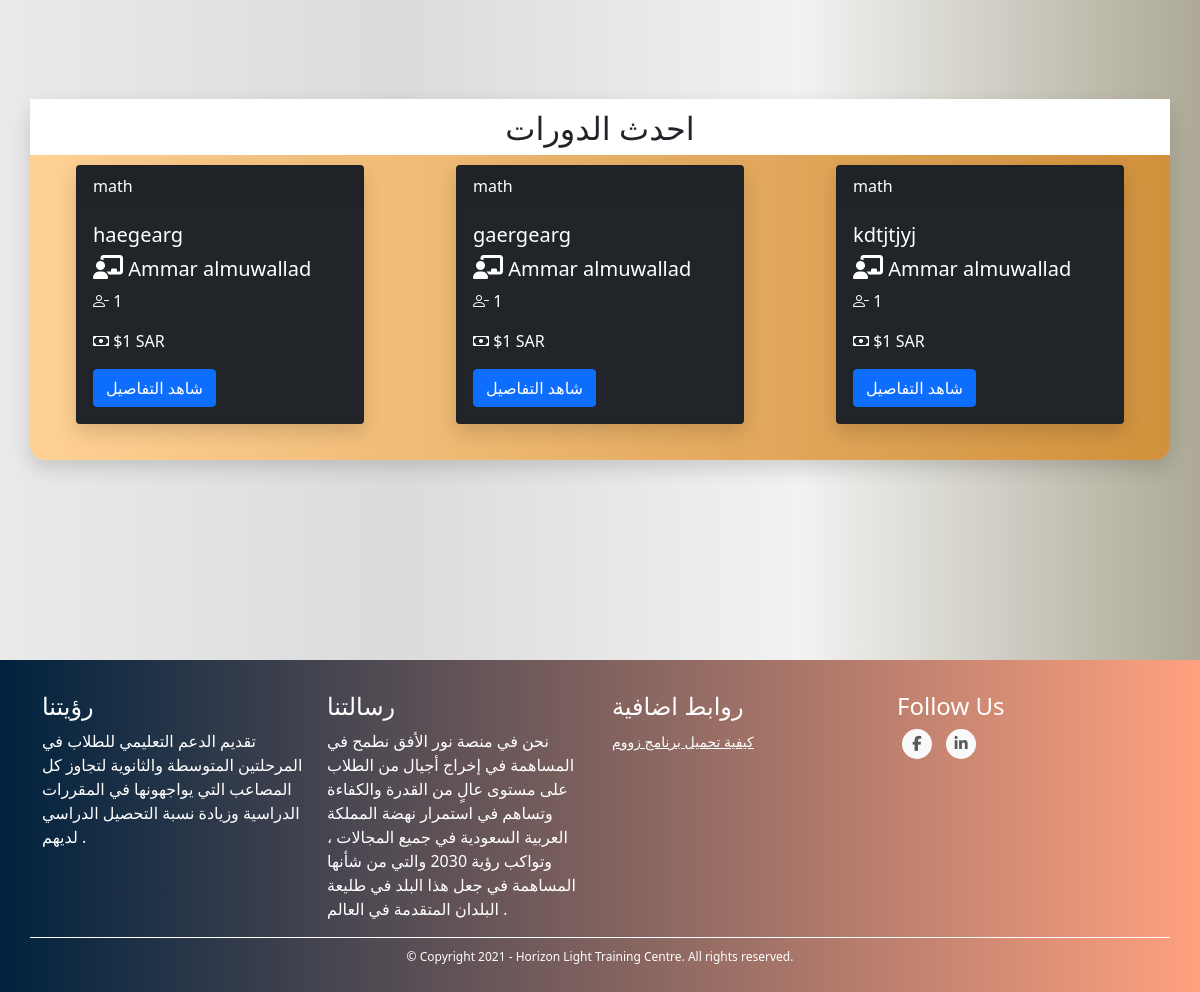
Before: / (lower part) with the older database file.
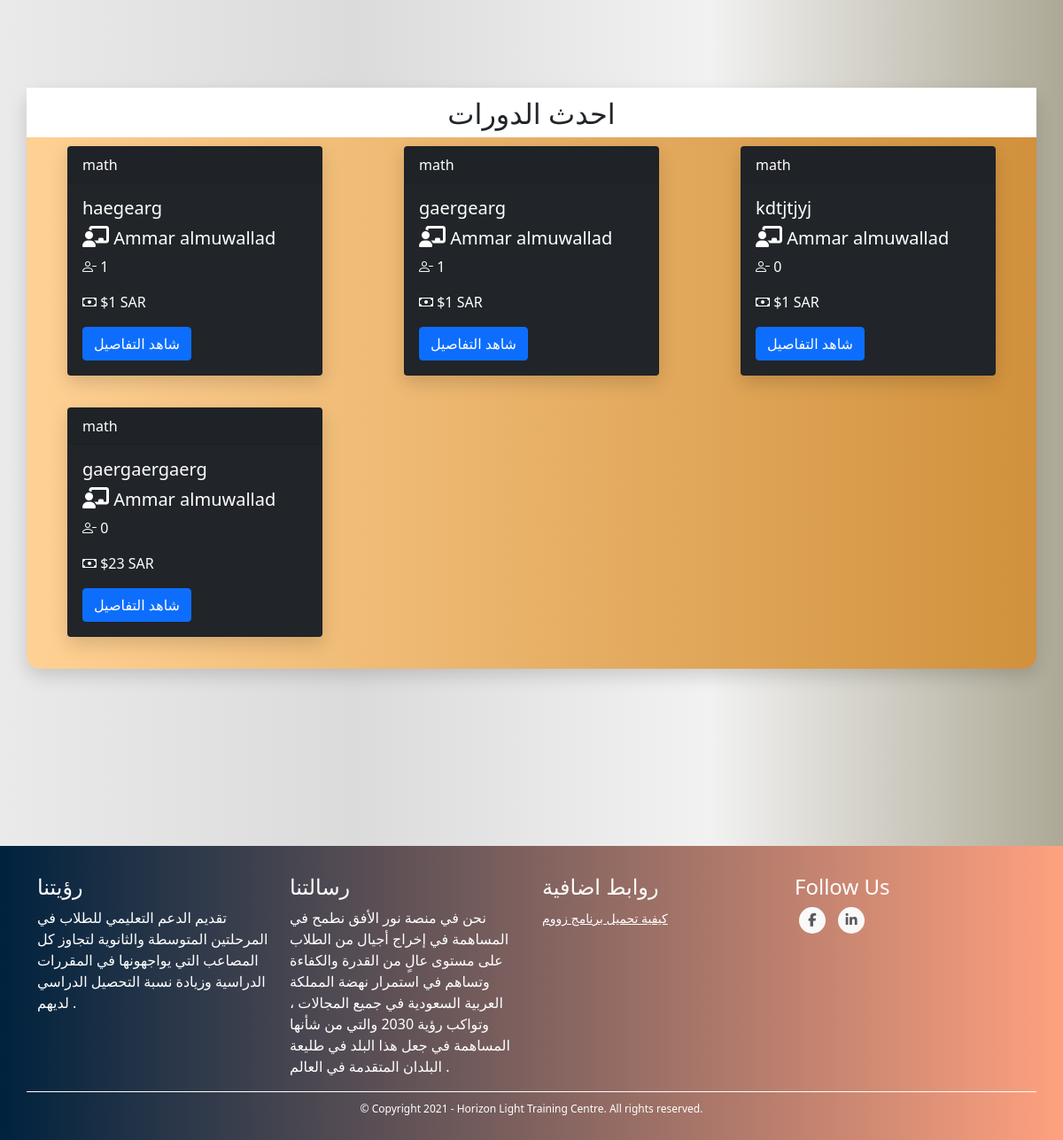
After: the same page with the newer database file.
### TUTOR/models.py (models this page shows, shortened)
class CourseModel(db.Model):
    id = db.Column(db.Integer, primary_key=True)
    name = db.Column(db.String(130), nullable=False)
    description = db.Column(db.String(1000), nullable=False)
    subject = db.Column(db.String(), nullable=False)
    price = db.Column(db.Integer, nullable=False)
    min_students = db.Column(db.Integer, nullable=False)
    max_students = db.Column(db.Integer, nullable=False)
    currency = db.Column(db.String(3), nullable=False)
    began = db.Column(db.Boolean, nullable=False, default=False)
    ended = db.Column(db.Boolean, nullable=False, default=False)
    course_type = db.Column(db.Integer, nullable=False) # 1 for start when min number # 2 for start with min and date
    _period = db.Column(db.Integer, nullable=True) # days
    _start_date = db.Column(db.DateTime, nullable=True)
    _end_date = db.Column(db.DateTime, nullable=True)
    links = db.Column(db.String(), nullable=False) # {"zoom_for_tutor": "link", "zoom_for_students": "link", ...}
    weekly_time_table_json  = db.Column(db.String(1000), nullable=False) # {"saturday": {"from": ..., "to": ...}, ...}
    _state = db.Column(db.String(), nullable=False, default=json.dumps({"state_code": 1, "state_string": "لم تبدأ بعد", "allowed_actions": ["join", "view", "start", "cancel"]})) # {"state_code": 2, "state_string": "قائم", "allowed_actions": ["view", "end"]} {"state_code": 3, "state_string": "انتهى", "allowed_actions": ["delete"]} {"state_code": 4, "state_string": "ملغي", "allowed_actions": ["delete"]}
    number_of_students_paid = db.Column(db.Integer, nullable=False, default=0)
    have_sent_first_payment_emails = db.Column(db.Boolean, nullable=False, default=False)
    created_by_admin = db.Column(db.Boolean, nullable=False)
    creation_date = db.Column(db.DateTime, nullable=False, default=datetime.utcnow)
    payment_model = db.relationship('PaymentModel', backref='course', uselist=False)
    tutor_data_model_id = db.Column(db.Integer, db.ForeignKey('tutor_data_model.id'),
        nullable=False)
    @property
    def number_of_participants(self):
        return len(self.students)
    @property
    def empty_seats(self):
        return self.max_students - self.number_of_participants
    def link(self, name):
        return json.loads(self.links)[name]
    def start(self):
        self.began = True
        self._state = json.dumps({"state_code": 2, "state_string": "قائم", "allowed_actions": ["view", "end", "cancel"]})
        if self.course_type == 1:
            now = datetime.date(datetime.utcnow())
            self._start_date = now
            self._end_date = now + timedelta(days=self.period)
        db.session.commit()
        for sdm in self.students: # the paymetn is when a student joins not when the course begins bcz the course wont begin if students didn't pay
            send_student_course_start_email(sdm.user, self)
        send_tutor_course_start_email(self.tutor.user, self)
        return True
    def end(self):
        self.ended = True
        self._state = json.dumps({"state_code": 3, "state_string": "انتهى", "allowed_actions": ["delete"]})
        db.session.commit()
        for sdm in self.students:
            send_student_course_ended_email(sdm.user, self)
        send_tutor_course_ended_email(self.tutor.user, self)
        return True
    def cancel(self):
        self._state = json.dumps({"state_code": 4, "state_string": "ملغي", "allowed_actions": ["delete"]})
        db.session.commit()
        self.payment_model.refund_all()
        for sdm in self.students:
            send_student_course_canceled_email(sdm.user, self)
        send_tutor_course_canceled_email(self.tutor.user, self)

class UserModel(db.Model, UserMixin):
    id = db.Column(db.Integer, primary_key=True)
    first_name = db.Column(db.String(128), nullable=False)
    last_name = db.Column(db.String(128), nullable=False)
    username = db.Column(db.String(20), unique=True, nullable=False)
    email = db.Column(db.String(256), unique=True, nullable=False)
    password = db.Column(db.String(255), nullable=False)
    user_type = db.Column(db.String(30), nullable=False)
    _gender = db.Column(db.Boolean, nullable=False, default=True)
    email_confirmation_code = db.Column(db.String(5), nullable=True)
    is_confirmed = db.Column(db.Boolean, nullable=False, default=False)
    creation_date = db.Column(db.DateTime, nullable=False, default=datetime.utcnow)
    admin_data_model = db.relationship('AdminDataModel', backref='user', uselist=False)
    tutor_data_model = db.relationship('TutorDataModel', backref='user', uselist=False)
    student_data_model = db.relationship('StudentDataModel', backref='user', uselist=False)
    @property
    def full_name(self):
        return self.first_name + " " + self.last_name

### TUTOR/MAIN/routes.py (the view)
@main_blueprint.route('/')
def home():
    courses = CourseModel.query.all()[-10:]
    return render_template("index2.html", admin_types=ADMIN_TYPES, courses=courses)

### TUTOR/MAIN/routes.py (called while the page is built)
@main_blueprint.context_processor
def utility_processor():
    return dict(get_language_text=LngObj.get_language_text, get_current_page_language_list=LngObj.get_current_page_language_list, languages=LANGUAGES, admin_types=ADMIN_TYPES, settings=SiteSettingsModel.instance())

### TUTOR/models.py (called while the page is built)
    @classmethod
    def instance(cls):
        return cls.query.get(1)

### TUTOR/utils/languages.py (called while the page is built)
    @staticmethod
    def translate(page_name, language=DEFAULT_LANGUAGE): # returns specific language page
        return LngObj.read_language_file(page_name, language)

    @staticmethod
    def read_language_file(page_name, language):
        path = os.path.join(current_app.root_path,"static", "languages", language + ".json")
        with open(path, "r", encoding='utf-8') as f:
            language_dict = json.loads(f.read())
            page_list = language_dict.get(page_name)
            return page_list if page_list else []

    @staticmethod
    def get_current_page_language_list(): # returns current page language list
        current_page, _args_dict = reverse_url_for(request.path)
        page_language_list = LngObj.get_validated_page_language_list(current_page, request.cookies.get("language"))
        return page_language_list

### TUTOR/templates/index2.html (shortened to what this page needs)
{% extends "template.html" %}
{% block content %}
    <link rel="stylesheet" href="{{ url_for('static', filename='css/index.css') }}">
    <link rel="stylesheet" href="{{ url_for('static', filename='css/index-courses.css') }}">
    <div class="container my-cont">
      <div class="row my-row title">
        <center><h2>احدث الدورات</h2></center>
      </div>
        <div class="row my-row">
            {% for course in courses %}
                <div class="col-sm-4 my-col content-col">
                    <div class="card text-white bg-dark mb-3 my-card" style="max-width: 18rem;">
                        <div class="card-header">{{ course.subject }}</div>
                            <div class="card-body">
                                <h5 class="card-title">{{ course.name }}</h5>
                                <h5 class="card-title"><i class='fas fa-chalkboard-teacher' style='font-size:24px'></i> {{ course.tutor.user.full_name }}</h5>
                                <p class="card-text"><i class="bi bi-person-dash"></i> {{ course.empty_seats }}</p>
                                {% if current_user.user_type == "student" %}
                                  <p class="card-text"><i class="bi bi-cash"></i> ${{ course.price_for_student(current_user.student_data_mode) }} {{ course.currency }}  {% if course.has_discount_for_student(current_user.student_data_mode) %}عرض خاص{% endif %}</p>
                                  {% else %}
                                  <p class="card-text"><i class="bi bi-cash"></i> ${{ course.price }} {{ course.currency }}</p>
                                  {% endif %}
                                  <a href="{{ url_for('courses_blueprint.course', course_id=course.id) }}" class="btn btn-primary">شاهد التفاصيل</a>
                        </div>
                    </div>
                </div>
            {% endfor %}
        </div>
    </div>
{% endblock %}

Changed rows visible on the page:
computed for CourseModel "kdtjtjyj": empty_seats "1" → "0"
added CourseModel: subject "math", name "gaergaergaerg", tutor.user.full_name "Ammar almuwallad", empty_seats "0", price "23", currency "SAR"
